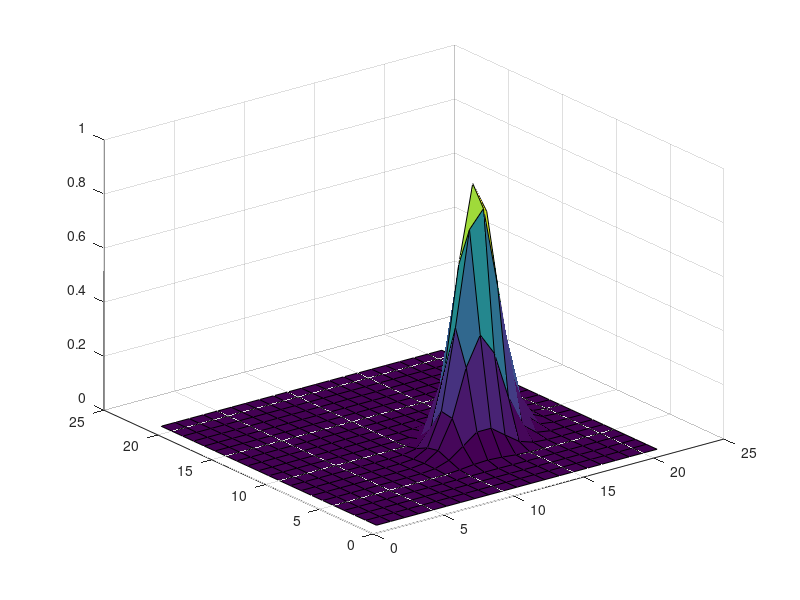
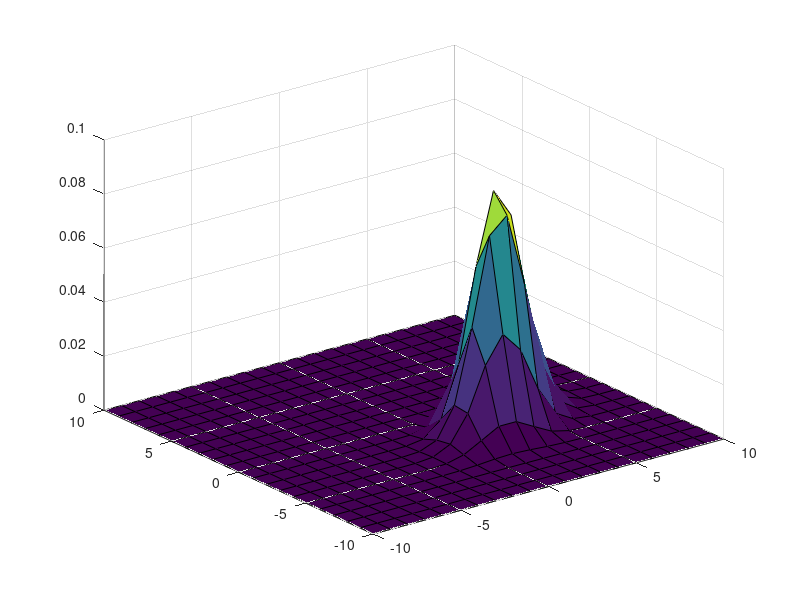

Write the MATLAB code that produced these figures, in order.
clear all;
close all;

%%
L = 10; % limits of a square around the origin
X = -L:L; % x locations
Y = -L:L; % y locations
mu = [3;-2.4]; % the mean
theta = 30*pi/180; % roation angle
R = [cos(theta) -sin(theta); sin(theta) cos(theta)]; % rotation, orthonormal
S = [3 0; 0 1]; % scale, a diagonal matrix
C = R*S*R'; % the covariance, the product of three
px_g = zeros( 2*L+1, 2*L+1 ); % an array to hold the Gaussian
K = 1/(2*pi*sqrt(det(C))); % a constant
iC = inv(C);
for j = 1:length(Y)
  for i = 1:length(X)
     x = X(i) - mu(1);
     y = Y(j) -  mu(2);
     px_g(j,i) = exp( -0.5* [x y] * iC * [x; y] ); % /K;
  end
end

figure
surf( px_g );

%% The same, but faster - no loops


L = 10;
[x,y] = meshgrid( -L:L );
mu = [3; -2.4]; % the mean
theta = 30*pi/180;
R = [cos(theta) -sin(theta); sin(theta) cos(theta)]; % rotation, orthonormal
S = [3 0; 0 1]; % scale, a diagonal matrix
C = R*S*R'; % the covariance, the product of three matrices
iC = inv(C);
z = [x(:) - mu(1) , y(:)-mu(2)]'; % string all locations out into an array, with mean subtracted
pz_g = exp( -0.5*sum( z .* (iC *z), 1 ) ) / (2*pi*sqrt(det(C)));
pz_g = reshape( pz_g, size(x) );

figure
surf(x,y,pz_g);



